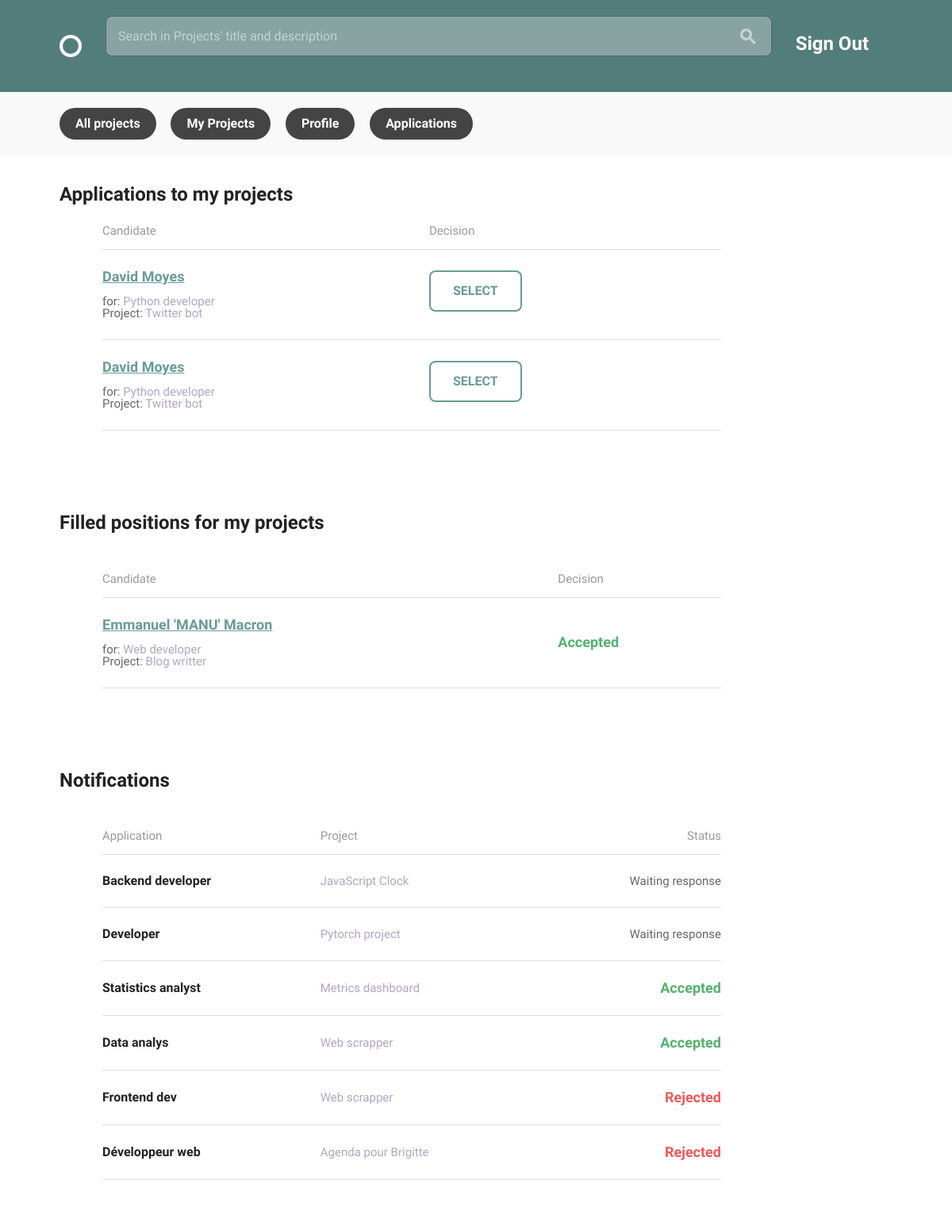
The page /teams/applications/ (signed in) on the database as committed earlier.
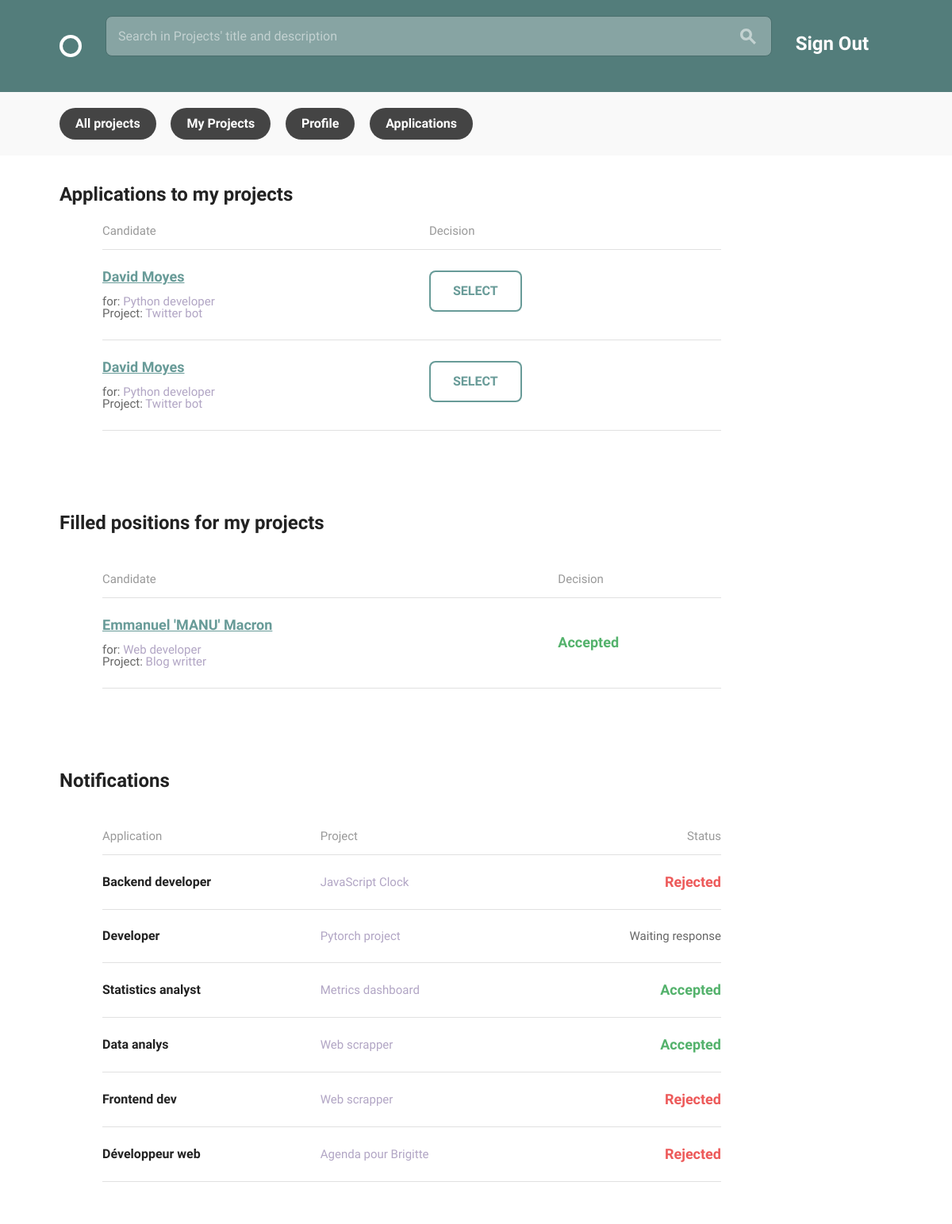
The same page on the database as committed later.
### teams/models.py (models this page shows, shortened)
class Application(models.Model):
    project = models.ForeignKey('Project', on_delete=models.CASCADE)
    candidate = models.ForeignKey('Profile', on_delete=models.CASCADE)
    position = models.ForeignKey('Position', on_delete=models.CASCADE)
    status = models.CharField(default='Waiting response', max_length=18)

class Position(models.Model):
    name = models.CharField(max_length=150, blank=False)
    description = models.CharField(max_length=400, blank=False)
    related_skill = models.ForeignKey('Skill', on_delete=models.CASCADE)
    available = models.BooleanField(default=True)
    project = models.ForeignKey('Project', on_delete=models.CASCADE)
    def __str__(self):
        return self.name

class Project(models.Model):
    creator = models.ForeignKey('Profile', on_delete=models.CASCADE)
    title = models.CharField(max_length=150, null=False, unique=True)
    description = models.TextField(max_length=700, blank=True)
    timeline = models.CharField(max_length=25, null=False)
    requirements = models.TextField(max_length=300, null=False)
    finished = models.BooleanField(default=False)
    def __str__(self):
        return self.title

### teams/views.py (the view)
@login_required
def applications(request):
    my_candidatures = models.Application.objects.filter(
        candidate_id=request.user.profile).order_by('position')
    applications = models.Application.objects.filter(
        project_id__creator=request.user.profile).order_by('position')
    return render(request, 'applications.html', {
        'applications': applications, 'my_candidatures': my_candidatures, }
    )

### teams/models.py (called while the page is built)
    def __str__(self):
        return self.fullname

### teams/templates/applications.html (shortened to what this page needs)
{% extends "layout.html" %}
{% load static %}
{% block content %}
<div class="bounds circle--page">
  <div  class="circle--fluid--cell circle--fluid--primary">
    <h2>Applications to my projects</h2>
  </div>
  <div class="grid-75 grid-push-5">
    <table class="circle--table u-full-width">
      <thead>
        <tr>
          <th>Candidate</th>
          <th class="circle--cell--right align-center">Decision</th>
        </tr>
      </thead>
    <tbody>
      {% for application in applications %}
        {% if application.position.available %}
          {% if application.status == 'Waiting response' %}
          <tr class="row" data-href="project.html">
            <td>
              <h3>
                <a href="{% url 'teams:creator_profile' pk=application.candidate.pk %}">
                {{ application.candidate  }}
                </a>
              </h3><br>
              for: <span class="secondary-label">{{ application.position }}</span><br>
              Project: <span class="secondary-label">{{ application.project }}</span>
            </td>
            <td><a class="button" href="{% url 'teams:application_decision' pk=application.pk %}">SELECT</a></td>
          </tr>
          {% endif %}
        {% endif %}
      {% endfor %}
    </tbody>
    </table>
  </div>
  <div class="grid-100">
  </div>
  <div  class="grid-100 circle--fluid--cell circle--fluid--primary">
    <h2>Filled positions for my projects</h2><br>
  </div>
  <div class="grid-75 grid-push-5">
    <table class="circle--table u-full-width">
      <thead>
        <tr>
          <th>Candidate</th>
          <th class="circle--cell--right align-center">Decision</th>
        </tr>
      </thead>
    <tbody>
      {% for application in applications %}
        {% if application.status == 'Accepted' %}
            <tr class="row" data-href="project.html">
              <td>
                <h3>
                  <a href="{% url 'teams:creator_profile' pk=application.candidate.pk %}">
                  {{ application.candidate  }}
                  </a>
                </h3><br>
                for: <span class="secondary-label">{{ application.position }}</span><br>
                Project: <span class="secondary-label">{{ application.project }}</span>
              </td>
              <td><h3 class='positive'>{{ application.status }}</h3></td>
            </tr>
        {% endif %}
      {% endfor %}
    </tbody>
    </table>
  </div>
  <div class="grid-100">
  </div>
  <div class="grid-100 circle--fluid--cell circle--fluid--primary">
    <h2>Notifications</h2><br>
  </div>
  <div class="grid-75 grid-push-5">
    <table class="circle--table u-full-width">
      <thead>
        <tr>
          <th>Application</th>
          <th class="circle--cell--right align-center">Project</th>
          <th class="circle--cell--right align-right">Status</th>
        </tr>
      </thead>
    <tbody>
      {% for candidature in my_candidatures %}
      <tr class="row" data-href="project.html">
        <td><h4>{{ candidature.position }}</h4></td>
        <td class="circle--cell--right align-center">
          <span class="secondary-label">{{ candidature.project }}</span>
        </td>
        {% if candidature.status == 'Accepted' %}
          <td class="circle--cell--right align-right"><h3 class='positive'>{{ candidature.status }}</h3><td>
        {% elif candidature.status == 'Rejected' %}
          <td class="circle--cell--right align-right"><h3 class='negative'>{{ candidature.status }}</h3><td>
        {% else %}
          <td class="circle--cell--right align-right">{{ candidature.status }}<td>
        {% endif %}
      </tr>
      {% endfor %}
    </tbody>
    </table>
  </div>
</div>
{% endblock %}

Rows that differ between the two databases and show on the page:
changed Application "Backend developer": status "Waiting response" → "Rejected"
